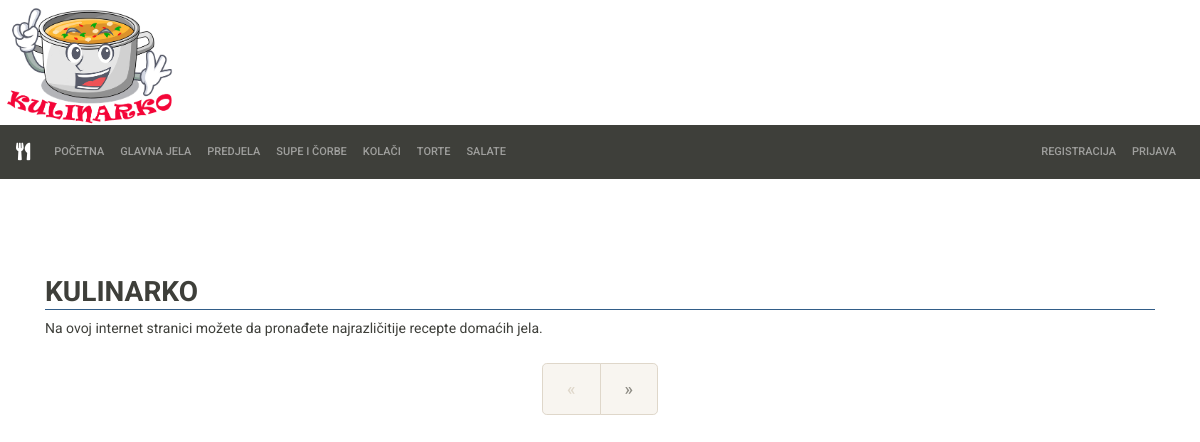
/, run on an earlier commit of the app's database.
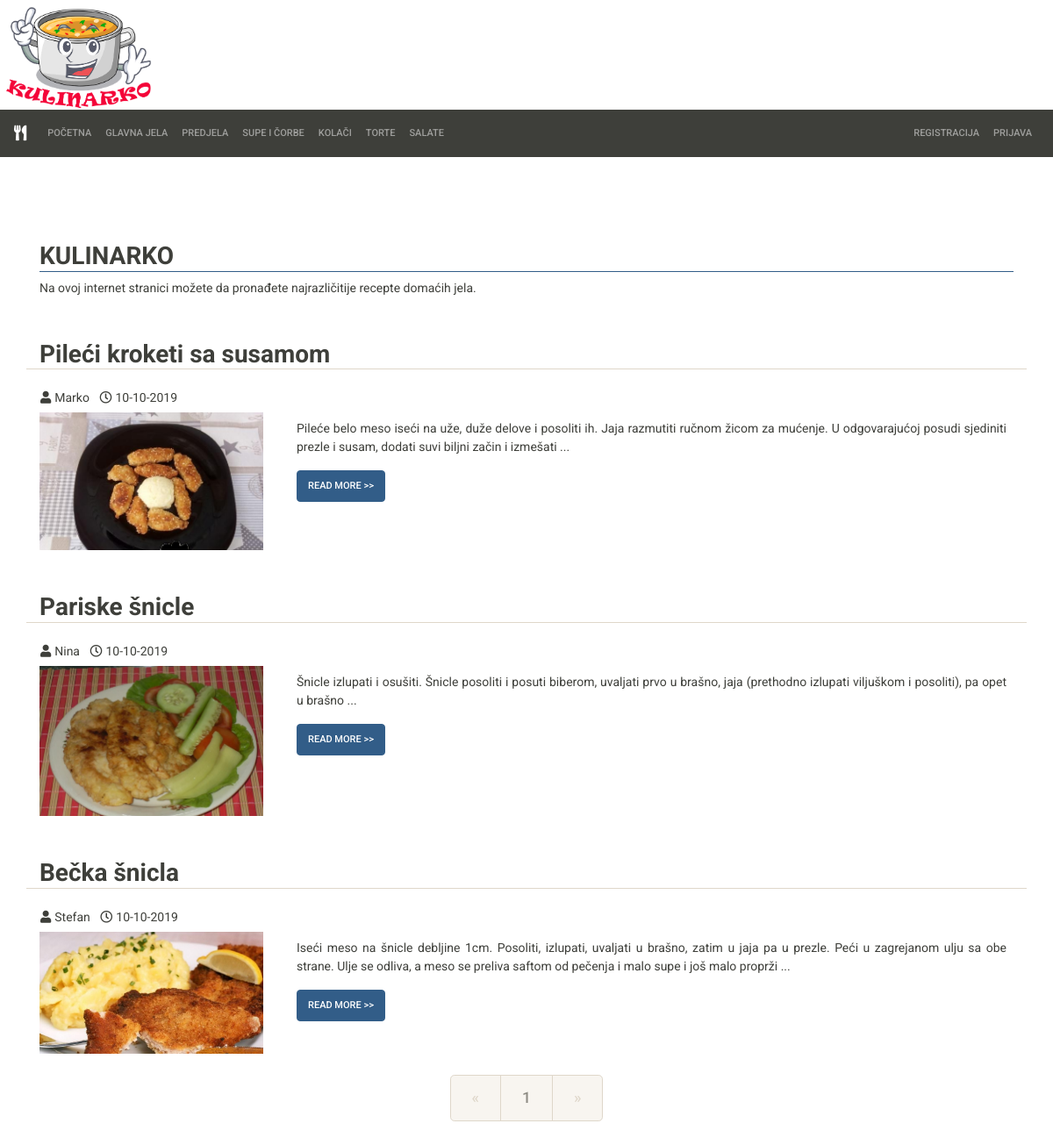
And on a later commit of the database.
### tables this page shows
CREATE TABLE IF NOT EXISTS `recepti` (
  `recept_id` int(11) NOT NULL AUTO_INCREMENT,
  `naziv_recepta` varchar(40) NOT NULL,
  `sastojci` varchar(512) NOT NULL,
  `slika_jela` varchar(256) DEFAULT NULL,
  `sadrzaj_recepta` text NOT NULL,
  `kategorija_jela` int(11) NOT NULL,
  `datum_unosa` timestamp NOT NULL DEFAULT CURRENT_TIMESTAMP ON UPDATE CURRENT_TIMESTAMP,
  `vreme_pripreme` varchar(20) NOT NULL,
  `autor_recepta` varchar(25) NOT NULL,
  PRIMARY KEY (`recept_id`),
  KEY `recept_korisnika` (`autor_recepta`),
  KEY `kategorija_recepta` (`kategorija_jela`)
);

CREATE TABLE IF NOT EXISTS `korisnici` (
  `korisnicko_ime` varchar(20) NOT NULL COMMENT 'korisnicko ime mora biti jedinstveno',
  `lozinka` varchar(64) NOT NULL,
  `ime` varchar(25) NOT NULL,
  `prezime` varchar(25) NOT NULL,
  `el_adresa` varchar(128) NOT NULL,
  `datum_rodjenja` date DEFAULT NULL,
  `adresa_stanovanja` varchar(128) DEFAULT NULL,
  `drzava_stanovanja` varchar(128) DEFAULT NULL,
  `pol` varchar(1) DEFAULT NULL,
  `telefon` varchar(20) DEFAULT NULL,
  `mobilni_telefon` varchar(20) DEFAULT NULL,
  `administrator` tinyint(1) DEFAULT NULL,
  PRIMARY KEY (`korisnicko_ime`)
);

### index.php (the view, shortened to what the changed rows need)
<!DOCTYPE html>
<html lang="en">
<head>
    <link rel="stylesheet" type="text/css" href="./bootstrap/bootstrap.css">
    <link rel="stylesheet" href="./fontawesome/css/all.css">
    <link rel="stylesheet" type="text/css" href="./css/nasiStilovi.css">
</head>
<body>
    <div class="container mt-5 pt-5">
        <h2 class="border-bottom border-primary"> <strong> KULINARKO </strong> </h2>
        <?php
            $servername = "localhost";
            $username = "root";
            $password = "";
            $dbname = "kulinarko";
            $datatable = "recepti";
            $datatable_kor = "korisnici";
            $results_per_page = 10;
            $mysqli = new mysqli($servername, $username, $password, $dbname);
            if ( $mysqli->connect_error ) {
                echo "Error: ".$mysqli->connect_error;
            } else {
                $mysqli->set_charset("utf8");
                if (isset($_GET["page"])) {
                    $page = $_GET["page"];
                } else {
                    $page = 1;
                };
                $start_from = ($page-1) * $results_per_page;
                $query = "SELECT * FROM ".$datatable." ORDER BY RECEPT_ID ASC LIMIT $start_from, ".$results_per_page;
                $result = $mysqli->query($query);
                if ( $result == FALSE ) {
                    echo "Error: ".$mysqli->error($connection);
                } else {
                    while( $row = $result->fetch_assoc() ) {
                        $timestamp = strtotime($row["datum_unosa"]);
                        $date = date('d-m-Y', $timestamp);
                        $query_imeAutora = "SELECT * FROM ".$datatable_kor." WHERE korisnicko_ime = '".$row["autor_recepta"]."'";
                        $result_imeAutora = $mysqli->query($query_imeAutora);
                        if ( $result_imeAutora == FALSE ) {
                            $imeAutora = $row["autor_recepta"];
                        } else {
                            $row_users = $result_imeAutora->fetch_assoc();
                            $imeAutora = $row_users["ime"];
                        }
                        $sadrzajRecepta = $row["sadrzaj_recepta"];
                        $pozPoslednjeCeleReci = strpos($sadrzajRecepta, '.', 150);
                        $skraceniSadrzaj = substr($sadrzajRecepta, 0, $pozPoslednjeCeleReci);
                        $skraceniSadrzaj = $skraceniSadrzaj." ...";
                        echo "<div class='mt-5'>";
                        echo "<div class='row'>";
                        echo "<h2 class='col-12 border-bottom'> <strong>".$row["naziv_recepta"]."</strong> </h2>";
                        echo "</div>";
                        echo "<div class='row'>";
                        echo "<p class='col-12 text-capitalize'> <h6> <i class='fas fa-user ml-3 mr-1'></i>".$imeAutora." <i class='far fa-clock ml-2 mr-1'></i>".$date."</h6> </p>";
                        echo "</div>";
                        echo "<div class='row'>";
                        echo "<img src='".$row["slika_jela"]."' alt='Ime slike' class='col-9 col-md-3 rounded float-left'>";
                        echo "<p clas='col-9'>";
                        echo "<div class='d-flex flex-column mb-3 col-9'>";
                        echo "<div class='p-2 text-justify'>".$skraceniSadrzaj."</div>";
                        echo "<div class='p-2'>";
                        echo "<form method='POST' action='receptDetaljno.php'>";
                        echo "<button type='submit' class='btn btn-primary float-left'> Read More >> </button>";
                        echo "</form>";
                        echo "</div>";
                        echo "</div>";
                        echo "</p>";
                        echo "</div>";
                        echo "</div>";
                    }
                    $sql = "SELECT COUNT(RECEPT_ID) AS total FROM ".$datatable;
                    $rs_result = $mysqli->query($sql);
                    $row = $rs_result->fetch_assoc();
                    $total_pages = ceil($row["total"] / $results_per_page);
                    echo "<div class='row my-4'>";
                    echo "<ul class='pagination pagination-lg mx-auto'>";
                    for ( $i = 1; $i <= $total_pages; $i++ ) {
                        echo "<li class='page-item'>";
                        echo "<a href='index.php?page=".$i."'";
                        if ( $i == $page ) {
                            echo " class='page-link curPage active'";
                        } else {
                            echo " class='page-link'";
                        }
                        echo ">".$i."</a> ";
                        echo "</li>";
                    }
                    if ( $page == $total_pages ) {
                        echo "<li class='page-item disabled'>";
                        echo "<a class='page-link' href='#'>&raquo;</a>";
                        echo "</li>";
                    } else {
                        $sledecaStrana = $page + 1;
                        echo "<li class='page-item'>";
                        echo "<a class='page-link' href='index.php?page=".$sledecaStrana."'>&raquo;</a>";
                        echo "</li>";
                    }
                }
            }
        ?>
    </div>
</body>
</html>

What changed in the data, as far as the page shows it:
added recepti: naziv_recepta "Pileći kroketi sa susamom", autor_recepta.ime "Marko", datum_unosa "10-10-2019", slika_jela (picture), skraceniSadrzaj "Pileće belo meso iseći na uže, duže delove i posoliti ih. Jaja razmutiti ručnom žicom za mućenje. U odgovarajućoj posudi sjediniti prezle i susam, dodati suvi biljni začin i izmešati ..."
added recepti: naziv_recepta "Pariske šnicle", autor_recepta.ime "Nina", datum_unosa "10-10-2019", slika_jela (picture), skraceniSadrzaj "Šnicle izlupati i osušiti. Šnicle posoliti i posuti biberom, uvaljati prvo u brašno, jaja (prethodno izlupati viljuškom i posoliti), pa opet u brašno ..."
added recepti: naziv_recepta "Bečka šnicla", autor_recepta.ime "Stefan", datum_unosa "10-10-2019", slika_jela (picture), skraceniSadrzaj "Iseći meso na šnicle debljine 1cm. Posoliti, izlupati, uvaljati u brašno, zatim u jaja pa u prezle. Peći u zagrejanom ulju sa obe strane. Ulje se odliva, a meso se preliva saftom od pečenja i malo supe i još malo proprži ..."
Also different on the page:
new list line: "1"
